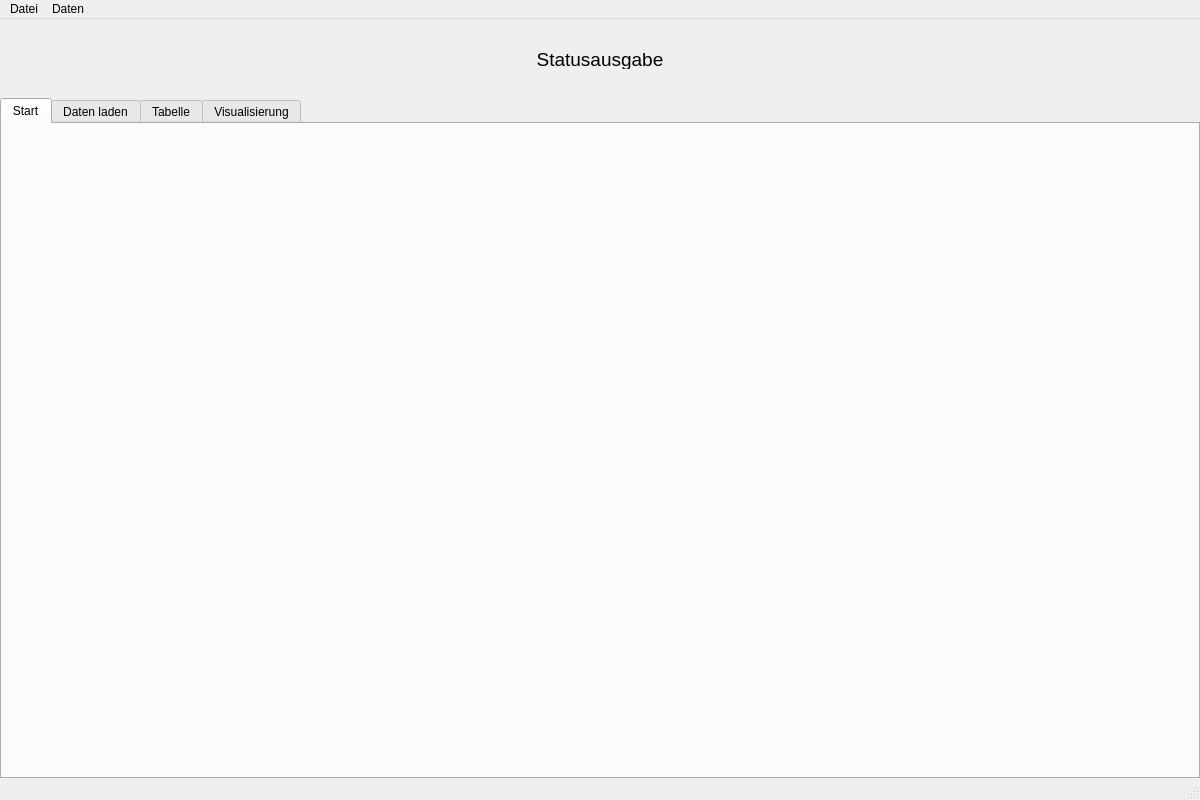
<?xml version="1.0" encoding="UTF-8"?>
<ui version="4.0">
 <class>frm_main</class>
 <widget class="QMainWindow" name="frm_main">
  <property name="geometry">
   <rect>
    <x>0</x>
    <y>0</y>
    <width>1200</width>
    <height>800</height>
   </rect>
  </property>
  <property name="windowTitle">
   <string>MainWindow</string>
  </property>
  <widget class="QWidget" name="centralwidget">
   <widget class="QTabWidget" name="tabWidget">
    <property name="geometry">
     <rect>
      <x>0</x>
      <y>79</y>
      <width>1200</width>
      <height>681</height>
     </rect>
    </property>
    <property name="currentIndex">
     <number>0</number>
    </property>
    <widget class="QWidget" name="tab_start">
     <attribute name="title">
      <string>Start</string>
     </attribute>
    </widget>
    <widget class="QWidget" name="tab_data">
     <attribute name="title">
      <string>Daten laden</string>
     </attribute>
    </widget>
    <widget class="QWidget" name="tab_table">
     <attribute name="title">
      <string>Tabelle</string>
     </attribute>
    </widget>
    <widget class="QWidget" name="tab_vis">
     <attribute name="title">
      <string>Visualisierung</string>
     </attribute>
     <widget class="QPushButton" name="buttonAktualisieren">
      <property name="geometry">
       <rect>
        <x>84</x>
        <y>670</y>
        <width>131</width>
        <height>24</height>
       </rect>
      </property>
      <property name="text">
       <string>Chart aktualisieren</string>
      </property>
     </widget>
    </widget>
   </widget>
   <widget class="QLabel" name="labelStatus">
    <property name="geometry">
     <rect>
      <x>0</x>
      <y>30</y>
      <width>1200</width>
      <height>20</height>
     </rect>
    </property>
    <property name="font">
     <font>
      <pointsize>14</pointsize>
     </font>
    </property>
    <property name="layoutDirection">
     <enum>Qt::LeftToRight</enum>
    </property>
    <property name="text">
     <string>Statusausgabe</string>
    </property>
    <property name="alignment">
     <set>Qt::AlignCenter</set>
    </property>
   </widget>
  </widget>
  <widget class="QMenuBar" name="menubar">
   <property name="geometry">
    <rect>
     <x>0</x>
     <y>0</y>
     <width>1200</width>
     <height>22</height>
    </rect>
   </property>
   <widget class="QMenu" name="menuDatei">
    <property name="title">
     <string>Datei</string>
    </property>
    <addaction name="separator"/>
    <addaction name="dateiBeenden"/>
   </widget>
   <widget class="QMenu" name="menuDaten">
    <property name="title">
     <string>Daten</string>
    </property>
    <addaction name="actionImportieren"/>
    <addaction name="actionAktualisieren"/>
   </widget>
   <addaction name="menuDatei"/>
   <addaction name="menuDaten"/>
  </widget>
  <widget class="QStatusBar" name="statusbar"/>
  <action name="dateiBeenden">
   <property name="text">
    <string>beenden</string>
   </property>
  </action>
  <action name="actionAktualisieren">
   <property name="text">
    <string>aktualisieren</string>
   </property>
  </action>
  <action name="actionImportieren">
   <property name="text">
    <string>importieren</string>
   </property>
  </action>
 </widget>
 <resources/>
 <connections/>
</ui>
